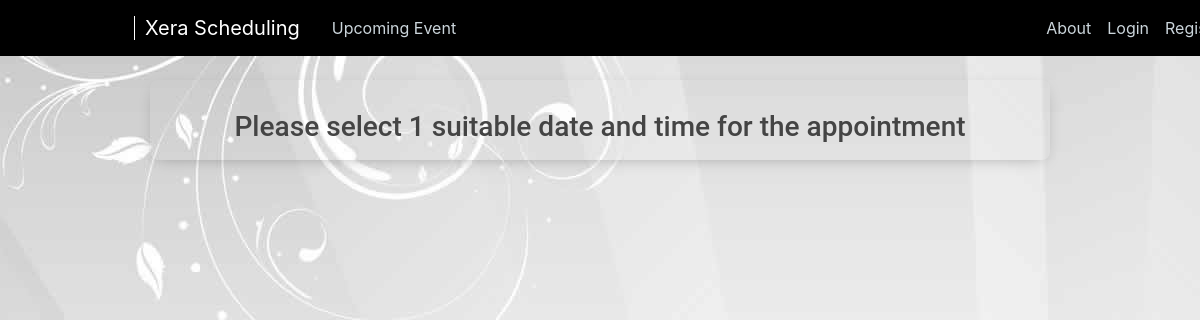
The page /ezz/teaser on the database as committed earlier.
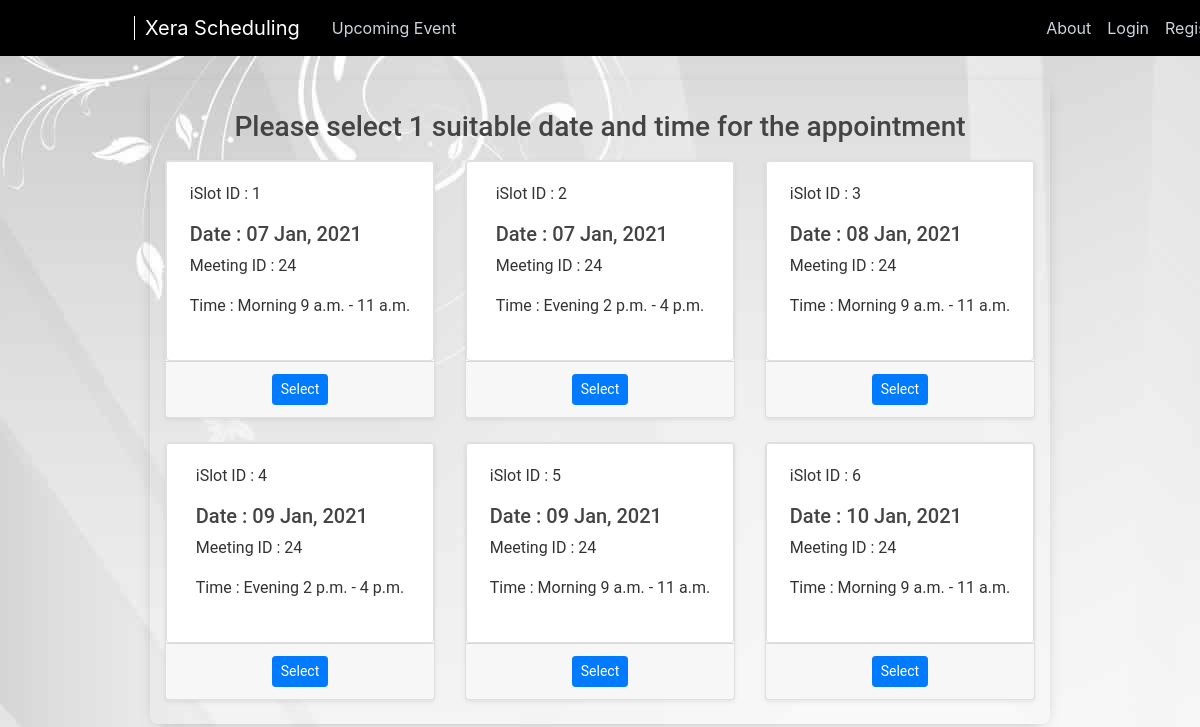
The same page on the database as committed later.
### events/models.py (models this page shows, shortened)
class iSlot(models.Model):
    purpose_id = models.ForeignKey(PurposeDetail, on_delete=models.CASCADE, null=True)
    date = models.DateField(u'Date of the event', help_text=u'Date of the event')
    slot = models.ForeignKey(Slot, on_delete=models.CASCADE, null=True)
    class Meta:
        verbose_name = u'Instant Slot'
        verbose_name_plural = u' Instant Slot'

class Slot(models.Model):
    name = models.CharField(help_text=u'Morning or Evening', max_length=200, null=True)
    start_time = models.TimeField(u'Starting time', help_text=u'Starting time')
    end_time = models.TimeField(u'Final time', help_text=u'Final time')
    class Meta:
        verbose_name = u'Slot'
        verbose_name_plural = u'Slot'

### premiers/models.py (models this page shows)
class PurposeDetail(models.Model):
    user = models.ForeignKey(User, null=True, on_delete=models.CASCADE, default='')
    vip = models.ForeignKey(Vip, on_delete=models.CASCADE, blank=True, null=True)
    main_purpose = models.ForeignKey(MainPurpose, on_delete=models.CASCADE, blank=True, null=True)
    sub_purpose = models.ForeignKey(SubPurpose, on_delete=models.CASCADE, blank=True, null=True)
    representative = models.ForeignKey(Representative, on_delete=models.CASCADE, blank=True, null=True)
    category = models.CharField(max_length=200, null=True)
    fuzzy_weight = models.FloatField(null=True)

### premiers/views.py (the view)
# urls.py: path('teaser', views.teaser, name='landing-page'),
def teaser(request):
    all_slot = iSlot.objects.filter(purpose_id=24)
    print(all_slot)
    context = {
        'slots': all_slot
    }
    return render(request, 'premiers/teaser.html', context)

### premiers/templates/premiers/teaser.html (shortened to what this page needs)
{% extends "premiers/base.html" %}
{% block content %}
<div class="event-container">
    <div class="event">
        <div class="container" style="margin-top: 30px">
            <h3 class="text-center"> Please select 1 suitable date and time for the appointment</h3>
            <form action="#" method="POST">
                <div class="row mt-3">
                    {% for slot in slots %}
                    <div class="col-md-4">
                        <div class="card mb-4 shadow-sm my-auto">
                            <div class="card card-block d-flex align-items-center" style="height: 200px">
                                <div class="card-body align-items-center justify-content-center">
                                    <p>iSlot ID : {{slot.id}}</p>
                                    <h5 style="font-size:20px;" type="hidden" name="selectedDate" value="{{date}}">
                                        Date : {{slot.date|date:"d M, Y" }}</h5>
                                    <p>Meeting ID : {{slot.purpose_id.id}}</p>
                                    <label>Time : {{slot.slot.name}} {{slot.slot.start_time}} - {{slot.slot.end_time}}</label>
                                </div>
                                <br>
                            </div>
                            <div class="card-footer text-center">
                                <button type="submit" class="btn btn-primary btn-sm center" style="color:white"
                                        name="submit" value="{{date}}">
                                    Select
                                </button>
                            </div>
                        </div>
                        <br>
                    </div>
                    {% endfor %}
                </div>
            </form>
        </div>
    </div>
</div>
{% endblock content %}

Rows that differ between the two databases and show on the page:
added iSlot: id "1", date "07 Jan, 2021", purpose_id.id "24", slot.name "Morning", slot.start_time "9 a.m.", slot.end_time "11 a.m."
added iSlot: id "2", date "07 Jan, 2021", purpose_id.id "24", slot.name "Evening", slot.start_time "2 p.m.", slot.end_time "4 p.m."
added iSlot: id "3", date "08 Jan, 2021", purpose_id.id "24", slot.name "Morning", slot.start_time "9 a.m.", slot.end_time "11 a.m."
added iSlot: id "4", date "09 Jan, 2021", purpose_id.id "24", slot.name "Evening", slot.start_time "2 p.m.", slot.end_time "4 p.m."
added iSlot: id "5", date "09 Jan, 2021", purpose_id.id "24", slot.name "Morning", slot.start_time "9 a.m.", slot.end_time "11 a.m."
added iSlot: id "6", date "10 Jan, 2021", purpose_id.id "24", slot.name "Morning", slot.start_time "9 a.m.", slot.end_time "11 a.m."
